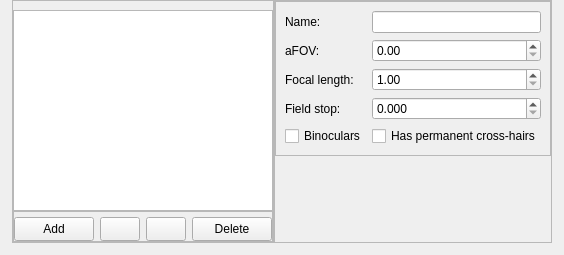
        <widget class="QWidget" name="ocularsTab">
         <attribute name="title">
          <string>Eyepieces</string>
         </attribute>
         <layout class="QHBoxLayout" name="horizontalLayout_5">
          <property name="spacing">
           <number>0</number>
          </property>
          <property name="leftMargin">
           <number>12</number>
          </property>
          <property name="topMargin">
           <number>0</number>
          </property>
          <property name="rightMargin">
           <number>12</number>
          </property>
          <property name="bottomMargin">
           <number>12</number>
          </property>
          <item>
           <widget class="QFrame" name="ocularListFrame">
            <property name="sizePolicy">
             <sizepolicy hsizetype="Expanding" vsizetype="Expanding">
              <horstretch>0</horstretch>
              <verstretch>0</verstretch>
             </sizepolicy>
            </property>
            <property name="frameShape">
             <enum>QFrame::StyledPanel</enum>
            </property>
            <property name="frameShadow">
             <enum>QFrame::Raised</enum>
            </property>
            <layout class="QVBoxLayout" name="verticalLayout">
             <property name="spacing">
              <number>0</number>
             </property>
             <property name="leftMargin">
              <number>0</number>
             </property>
             <property name="rightMargin">
              <number>0</number>
             </property>
             <property name="bottomMargin">
              <number>0</number>
             </property>
             <item>
              <widget class="QListView" name="ocularListView">
               <property name="editTriggers">
                <set>QAbstractItemView::NoEditTriggers</set>
               </property>
               <property name="isWrapping" stdset="0">
                <bool>false</bool>
               </property>
               <property name="resizeMode">
                <enum>QListView::Fixed</enum>
               </property>
               <property name="viewMode">
                <enum>QListView::ListMode</enum>
               </property>
               <property name="modelColumn">
                <number>0</number>
               </property>
              </widget>
             </item>
             <item>
              <widget class="QFrame" name="ocularButtonsFrame">
               <property name="frameShape">
                <enum>QFrame::StyledPanel</enum>
               </property>
               <property name="frameShadow">
                <enum>QFrame::Raised</enum>
               </property>
               <layout class="QHBoxLayout" name="horizontalLayout_2">
                <property name="leftMargin">
                 <number>0</number>
                </property>
                <property name="topMargin">
                 <number>5</number>
                </property>
                <property name="rightMargin">
                 <number>0</number>
                </property>
                <property name="bottomMargin">
                 <number>0</number>
                </property>
                <item>
                 <widget class="QPushButton" name="addOcular">
                  <property name="minimumSize">
                   <size>
                    <width>0</width>
                    <height>24</height>
                   </size>
                  </property>
                  <property name="text">
                   <string>Add</string>
                  </property>
                 </widget>
                </item>
                <item>
                 <widget class="QPushButton" name="pushButtonMoveOcularUp">
                  <property name="sizePolicy">
                   <sizepolicy hsizetype="Fixed" vsizetype="Fixed">
                    <horstretch>0</horstretch>
                    <verstretch>0</verstretch>
                   </sizepolicy>
                  </property>
                  <property name="minimumSize">
                   <size>
                    <width>24</width>
                    <height>24</height>
                   </size>
                  </property>
                  <property name="icon">
                   <iconset resource="../../../../data/gui/guiRes.qrc">
                    <normaloff>:/graphicGui/spinup.png</normaloff>:/graphicGui/spinup.png</iconset>
                  </property>
                 </widget>
                </item>
                <item>
                 <widget class="QPushButton" name="pushButtonMoveOcularDown">
                  <property name="sizePolicy">
                   <sizepolicy hsizetype="Fixed" vsizetype="Fixed">
                    <horstretch>0</horstretch>
                    <verstretch>0</verstretch>
                   </sizepolicy>
                  </property>
                  <property name="minimumSize">
                   <size>
                    <width>24</width>
                    <height>24</height>
                   </size>
                  </property>
                  <property name="icon">
                   <iconset resource="../../../../data/gui/guiRes.qrc">
                    <normaloff>:/graphicGui/spindown.png</normaloff>:/graphicGui/spindown.png</iconset>
                  </property>
                 </widget>
                </item>
                <item>
                 <widget class="QPushButton" name="deleteOcular">
                  <property name="minimumSize">
                   <size>
                    <width>0</width>
                    <height>24</height>
                   </size>
                  </property>
                  <property name="text">
                   <string>Delete</string>
                  </property>
                 </widget>
                </item>
               </layout>
              </widget>
             </item>
            </layout>
           </widget>
          </item>
          <item>
           <widget class="QFrame" name="OcularInfoFrame">
            <property name="frameShape">
             <enum>QFrame::StyledPanel</enum>
            </property>
            <property name="frameShadow">
             <enum>QFrame::Raised</enum>
            </property>
            <layout class="QVBoxLayout" name="verticalLayout_5">
             <property name="spacing">
              <number>0</number>
             </property>
             <property name="leftMargin">
              <number>0</number>
             </property>
             <property name="topMargin">
              <number>0</number>
             </property>
             <property name="rightMargin">
              <number>0</number>
             </property>
             <property name="bottomMargin">
              <number>0</number>
             </property>
             <item>
              <widget class="QFrame" name="OcularData">
               <property name="frameShape">
                <enum>QFrame::StyledPanel</enum>
               </property>
               <property name="frameShadow">
                <enum>QFrame::Raised</enum>
               </property>
               <layout class="QGridLayout" name="gridLayout_2">
                <item row="0" column="0">
                 <widget class="QLabel" name="labelName">
                  <property name="text">
                   <string>Name:</string>
                  </property>
                 </widget>
                </item>
                <item row="0" column="1">
                 <widget class="QLineEdit" name="ocularName">
                  <property name="sizePolicy">
                   <sizepolicy hsizetype="Expanding" vsizetype="Fixed">
                    <horstretch>0</horstretch>
                    <verstretch>0</verstretch>
                   </sizepolicy>
                  </property>
                  <property name="baseSize">
                   <size>
                    <width>100</width>
                    <height>22</height>
                   </size>
                  </property>
                  <property name="maxLength">
                   <number>50</number>
                  </property>
                 </widget>
                </item>
                <item row="1" column="0">
                 <widget class="QLabel" name="labelFOV">
                  <property name="text">
                   <string>aFOV:</string>
                  </property>
                 </widget>
                </item>
                <item row="1" column="1">
                 <widget class="QDoubleSpinBox" name="ocularAFov">
                  <property name="decimals">
                   <number>2</number>
                  </property>
                  <property name="maximum">
                   <double>120.000000000000000</double>
                  </property>
                  <property name="singleStep">
                   <double>0.100000000000000</double>
                  </property>
                 </widget>
                </item>
                <item row="2" column="0">
                 <widget class="QLabel" name="labelFL">
                  <property name="text">
                   <string>Focal length:</string>
                  </property>
                 </widget>
                </item>
                <item row="3" column="0">
                 <widget class="QLabel" name="labelFS">
                  <property name="text">
                   <string>Field stop:</string>
                  </property>
                 </widget>
                </item>
                <item row="2" column="1">
                 <widget class="QDoubleSpinBox" name="ocularFL">
                  <property name="decimals">
                   <number>2</number>
                  </property>
                  <property name="minimum">
                   <double>1.000000000000000</double>
                  </property>
                  <property name="maximum">
                   <double>99.000000000000000</double>
                  </property>
                  <property name="singleStep">
                   <double>0.100000000000000</double>
                  </property>
                 </widget>
                </item>
                <item row="3" column="1">
                 <widget class="QDoubleSpinBox" name="ocularFieldStop">
                  <property name="decimals">
                   <number>3</number>
                  </property>
                  <property name="minimum">
                   <double>0.000000000000000</double>
                  </property>
                  <property name="maximum">
                   <double>200.000000000000000</double>
                  </property>
                  <property name="singleStep">
                   <double>0.100000000000000</double>
                  </property>
                  <property name="value">
                   <double>0.000000000000000</double>
                  </property>
                 </widget>
                </item>
                <item row="4" column="0">
                 <widget class="QCheckBox" name="binocularsCheckBox">
                  <property name="text">
                   <string>Binoculars</string>
                  </property>
                 </widget>
                </item>
                <item row="4" column="1">
                 <widget class="QCheckBox" name="permanentCrosshairCheckBox">
                  <property name="text">
                   <string>Has permanent cross-hairs</string>
                  </property>
                 </widget>
                </item>
               </layout>
              </widget>
             </item>
             <item>
              <spacer name="verticalSpacer">
               <property name="orientation">
                <enum>Qt::Vertical</enum>
               </property>
               <property name="sizeHint" stdset="0">
                <size>
                 <width>20</width>
                 <height>86</height>
                </size>
               </property>
              </spacer>
             </item>
            </layout>
           </widget>
          </item>
         </layout>
        </widget>
